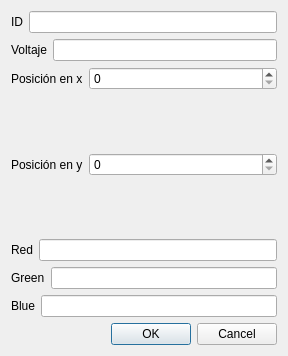
<?xml version="1.0" encoding="UTF-8"?>
<ui version="4.0">
 <class>NeuronaDialog</class>
 <widget class="QDialog" name="NeuronaDialog">
  <property name="geometry">
   <rect>
    <x>0</x>
    <y>0</y>
    <width>288</width>
    <height>356</height>
   </rect>
  </property>
  <property name="windowTitle">
   <string>Dialog</string>
  </property>
  <layout class="QVBoxLayout" name="verticalLayout_2">
   <item>
    <layout class="QVBoxLayout" name="verticalLayout">
     <item>
      <layout class="QHBoxLayout" name="horizontalLayout">
       <item>
        <widget class="QLabel" name="label">
         <property name="text">
          <string>ID</string>
         </property>
        </widget>
       </item>
       <item>
        <widget class="QLineEdit" name="id"/>
       </item>
      </layout>
     </item>
     <item>
      <layout class="QHBoxLayout" name="horizontalLayout_2">
       <item>
        <widget class="QLabel" name="label_2">
         <property name="text">
          <string>Voltaje</string>
         </property>
        </widget>
       </item>
       <item>
        <widget class="QLineEdit" name="voltaje"/>
       </item>
      </layout>
     </item>
     <item>
      <layout class="QFormLayout" name="formLayout">
       <item row="0" column="1">
        <widget class="QSpinBox" name="pos_x"/>
       </item>
       <item row="0" column="0">
        <widget class="QLabel" name="label_3">
         <property name="text">
          <string>Posición en x</string>
         </property>
        </widget>
       </item>
      </layout>
     </item>
     <item>
      <layout class="QFormLayout" name="formLayout_2">
       <item row="0" column="0">
        <widget class="QLabel" name="label_4">
         <property name="text">
          <string>Posición en y</string>
         </property>
        </widget>
       </item>
       <item row="0" column="1">
        <widget class="QSpinBox" name="pos_y"/>
       </item>
      </layout>
     </item>
     <item>
      <layout class="QHBoxLayout" name="horizontalLayout_3">
       <item>
        <widget class="QLabel" name="label_5">
         <property name="text">
          <string>Red</string>
         </property>
        </widget>
       </item>
       <item>
        <widget class="QLineEdit" name="red"/>
       </item>
      </layout>
     </item>
     <item>
      <layout class="QHBoxLayout" name="horizontalLayout_4">
       <item>
        <widget class="QLabel" name="label_6">
         <property name="text">
          <string>Green</string>
         </property>
        </widget>
       </item>
       <item>
        <widget class="QLineEdit" name="green"/>
       </item>
      </layout>
     </item>
     <item>
      <layout class="QHBoxLayout" name="horizontalLayout_5">
       <item>
        <widget class="QLabel" name="label_7">
         <property name="text">
          <string>Blue</string>
         </property>
        </widget>
       </item>
       <item>
        <widget class="QLineEdit" name="blue"/>
       </item>
      </layout>
     </item>
    </layout>
   </item>
   <item>
    <widget class="QDialogButtonBox" name="buttonBox">
     <property name="standardButtons">
      <set>QDialogButtonBox::Cancel|QDialogButtonBox::Ok</set>
     </property>
    </widget>
   </item>
  </layout>
 </widget>
 <resources/>
 <connections/>
</ui>
